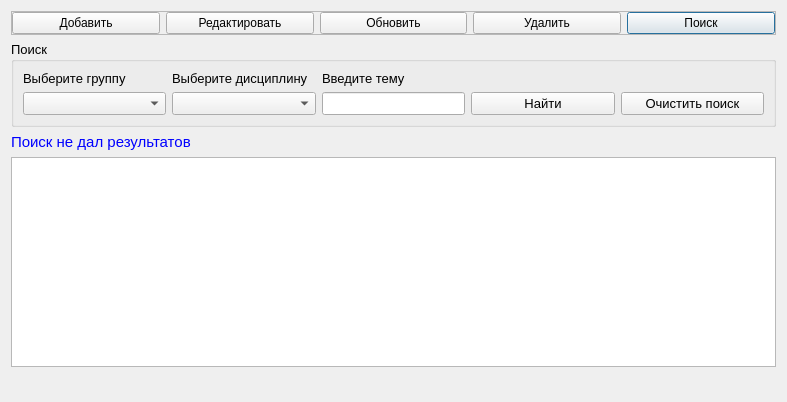
<?xml version="1.0" encoding="UTF-8"?>
<ui version="4.0">
 <class>Course_work</class>
 <widget class="QDialog" name="Course_work">
  <property name="geometry">
   <rect>
    <x>0</x>
    <y>0</y>
    <width>787</width>
    <height>402</height>
   </rect>
  </property>
  <property name="windowTitle">
   <string>Курсовые работы</string>
  </property>
  <property name="styleSheet">
   <string notr="true"/>
  </property>
  <layout class="QGridLayout" name="gridLayout_3">
   <item row="2" column="0">
    <widget class="QLabel" name="label_result">
     <property name="maximumSize">
      <size>
       <width>16777215</width>
       <height>20</height>
      </size>
     </property>
     <property name="font">
      <font>
       <pointsize>11</pointsize>
      </font>
     </property>
     <property name="styleSheet">
      <string notr="true">color:rgb(0, 0, 255)</string>
     </property>
     <property name="text">
      <string>Поиск не дал результатов</string>
     </property>
    </widget>
   </item>
   <item row="3" column="0" colspan="2">
    <widget class="QTableView" name="tableView">
     <property name="font">
      <font/>
     </property>
     <property name="contextMenuPolicy">
      <enum>Qt::ActionsContextMenu</enum>
     </property>
     <property name="editTriggers">
      <set>QAbstractItemView::NoEditTriggers</set>
     </property>
     <property name="alternatingRowColors">
      <bool>false</bool>
     </property>
     <property name="selectionMode">
      <enum>QAbstractItemView::SingleSelection</enum>
     </property>
     <property name="selectionBehavior">
      <enum>QAbstractItemView::SelectRows</enum>
     </property>
    </widget>
   </item>
   <item row="0" column="0" colspan="2">
    <widget class="QFrame" name="frame">
     <property name="frameShape">
      <enum>QFrame::StyledPanel</enum>
     </property>
     <property name="frameShadow">
      <enum>QFrame::Raised</enum>
     </property>
     <layout class="QGridLayout" name="gridLayout_2">
      <property name="leftMargin">
       <number>0</number>
      </property>
      <property name="topMargin">
       <number>0</number>
      </property>
      <property name="rightMargin">
       <number>0</number>
      </property>
      <property name="bottomMargin">
       <number>0</number>
      </property>
      <item row="0" column="4">
       <widget class="QPushButton" name="pushButton_search">
        <property name="font">
         <font/>
        </property>
        <property name="text">
         <string>Поиск</string>
        </property>
        <property name="icon">
         <iconset resource="resourses.qrc">
          <normaloff>:/img/img/find.png</normaloff>:/img/img/find.png</iconset>
        </property>
       </widget>
      </item>
      <item row="0" column="2">
       <widget class="QPushButton" name="pushButton_update">
        <property name="font">
         <font/>
        </property>
        <property name="text">
         <string>Обновить</string>
        </property>
        <property name="icon">
         <iconset resource="resourses.qrc">
          <normaloff>:/img/img/refresh.png</normaloff>:/img/img/refresh.png</iconset>
        </property>
       </widget>
      </item>
      <item row="0" column="0">
       <widget class="QPushButton" name="pushButton_add">
        <property name="font">
         <font/>
        </property>
        <property name="text">
         <string>Добавить</string>
        </property>
        <property name="icon">
         <iconset resource="resourses.qrc">
          <normaloff>:/img/img/add.png</normaloff>:/img/img/add.png</iconset>
        </property>
       </widget>
      </item>
      <item row="0" column="3">
       <widget class="QPushButton" name="pushButton_del">
        <property name="font">
         <font/>
        </property>
        <property name="text">
         <string>Удалить</string>
        </property>
        <property name="icon">
         <iconset resource="resourses.qrc">
          <normaloff>:/img/img/delete.png</normaloff>:/img/img/delete.png</iconset>
        </property>
       </widget>
      </item>
      <item row="0" column="1">
       <widget class="QPushButton" name="pushButton_edit">
        <property name="text">
         <string>Редактировать</string>
        </property>
        <property name="icon">
         <iconset resource="resourses.qrc">
          <normaloff>:/img/img/edit.png</normaloff>:/img/img/edit.png</iconset>
        </property>
       </widget>
      </item>
     </layout>
    </widget>
   </item>
   <item row="1" column="0" colspan="2">
    <widget class="QGroupBox" name="groupBox_search">
     <property name="font">
      <font>
       <pointsize>10</pointsize>
      </font>
     </property>
     <property name="title">
      <string>Поиск</string>
     </property>
     <layout class="QGridLayout" name="gridLayout" columnstretch="4,4,4,4,4">
      <item row="1" column="3">
       <widget class="QPushButton" name="pushButton_find">
        <property name="font">
         <font/>
        </property>
        <property name="text">
         <string>Найти</string>
        </property>
        <property name="icon">
         <iconset resource="resourses.qrc">
          <normaloff>:/img/img/findOk.png</normaloff>:/img/img/findOk.png</iconset>
        </property>
       </widget>
      </item>
      <item row="1" column="4">
       <widget class="QPushButton" name="pushButton_clear">
        <property name="font">
         <font/>
        </property>
        <property name="text">
         <string>Очистить поиск</string>
        </property>
        <property name="icon">
         <iconset resource="resourses.qrc">
          <normaloff>:/img/img/clear.png</normaloff>:/img/img/clear.png</iconset>
        </property>
       </widget>
      </item>
      <item row="0" column="0">
       <widget class="QLabel" name="label">
        <property name="font">
         <font>
          <pointsize>10</pointsize>
         </font>
        </property>
        <property name="text">
         <string>Выберите группу</string>
        </property>
       </widget>
      </item>
      <item row="1" column="0">
       <widget class="QComboBox" name="comboBox_group">
        <property name="font">
         <font>
          <pointsize>10</pointsize>
         </font>
        </property>
       </widget>
      </item>
      <item row="1" column="1">
       <widget class="QComboBox" name="comboBox_discipline"/>
      </item>
      <item row="0" column="1">
       <widget class="QLabel" name="label_2">
        <property name="font">
         <font>
          <pointsize>10</pointsize>
         </font>
        </property>
        <property name="text">
         <string>Выберите дисциплину</string>
        </property>
       </widget>
      </item>
      <item row="1" column="2">
       <widget class="QLineEdit" name="lineEdit_tema">
        <property name="clearButtonEnabled">
         <bool>true</bool>
        </property>
       </widget>
      </item>
      <item row="0" column="2">
       <widget class="QLabel" name="label_3">
        <property name="text">
         <string>Введите тему</string>
        </property>
       </widget>
      </item>
     </layout>
    </widget>
   </item>
   <item row="4" column="0" colspan="2">
    <widget class="QLabel" name="label_naideno">
     <property name="font">
      <font>
       <pointsize>12</pointsize>
      </font>
     </property>
     <property name="styleSheet">
      <string notr="true">color:rgb(85, 0, 255)</string>
     </property>
     <property name="text">
      <string/>
     </property>
    </widget>
   </item>
  </layout>
  <action name="actionEdit">
   <property name="icon">
    <iconset resource="resourses.qrc">
     <normaloff>:/img/img/edit.png</normaloff>:/img/img/edit.png</iconset>
   </property>
   <property name="text">
    <string>Редактировать выбранную курсовую работу</string>
   </property>
  </action>
  <action name="actionDelete">
   <property name="icon">
    <iconset resource="resourses.qrc">
     <normaloff>:/img/img/delete.png</normaloff>:/img/img/delete.png</iconset>
   </property>
   <property name="text">
    <string>Удалить выбранную курсовую работу</string>
   </property>
  </action>
 </widget>
 <resources>
  <include location="resourses.qrc"/>
 </resources>
 <connections/>
</ui>
